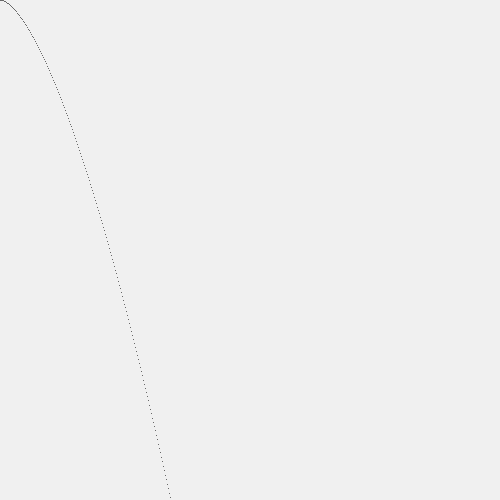
Frame 1 (no input)
Frame 60 (the mouse pressed at the canvas centre just before this capture): identical to frame 1, image omitted
Frame 120 (the mouse held since frame 60 and released just before this capture): identical to frame 1, image omitted

The Processing sketch that drew this single still picture (run headless with seeded random() and noise(); from frame 60 on, the mouse is pressed at the canvas centre):

// Processing sketch: distribution
// ── distribution.pde

void setup()
{
  size(500, 500);
  smooth();
}

void draw()
{
  background(240);
  stroke(50);
  
  for (int x=0; x<500; x++)
  {
    float y = 0.186 * pow(x, 1.543) + -0.096 * x;
    point(x, y);
  }
}
